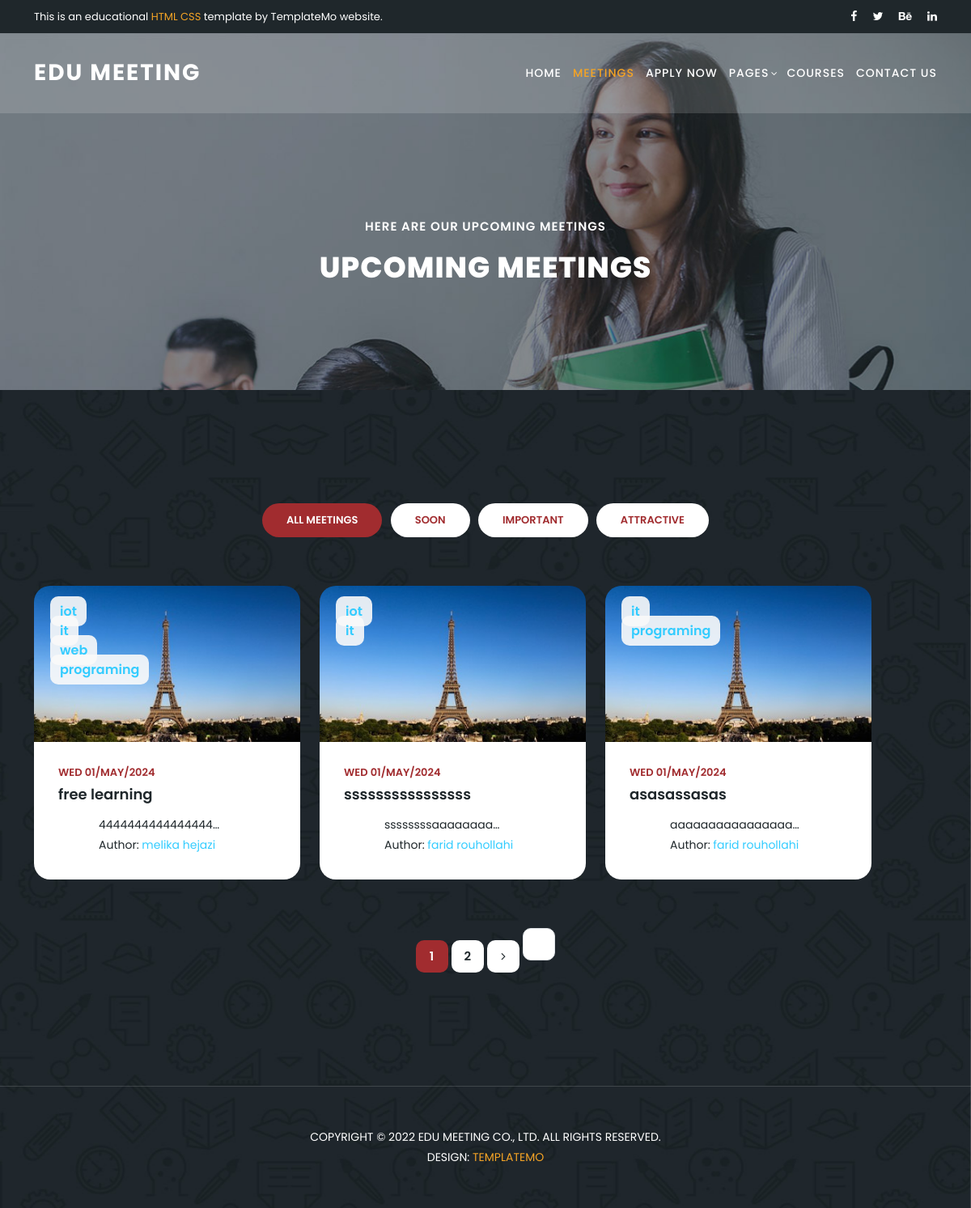
Screenshot of /blog/ with the database file from the repository.
### blog/models.py (models this page shows, shortened)
class Category(models.Model):
    name = models.CharField(max_length=255)

class Post(models.Model):
    image = models.ImageField(upload_to='blog/', default='blog/default.jpg')
    tags = TaggableManager(blank=True)
    category = models.ManyToManyField(Category)
    author = models.ForeignKey(User, on_delete=models.SET_NULL, null=True)
    title = models.CharField(max_length=255)
    content = models.TextField()
    counted_view = models.IntegerField(default=0)
    status = models.BooleanField(default=False)
    created_date = models.DateTimeField(auto_now_add=True)
    updated_date = models.DateTimeField(auto_now=True)
    published_date = models.DateTimeField(null=True)
    like = models.IntegerField(default=0)
    dislike = models.IntegerField(default=0)
    class Meta:
        ordering = ["-created_date"]

### blog/views.py (the view)
# urls.py: path('', home_blog, name='index'),
def home_blog(request, **kwargs):
    posts = Post.objects.filter(
        published_date__lte=timezone.now(), status=1)
    if kwargs.get('cat_name') != None:
        posts = posts.filter(category__name=kwargs['cat_name'])
    elif kwargs.get("author_username") != None:
        posts = posts.filter(author__username=kwargs["author_username"])
    elif kwargs.get('tag_name') != None:
        posts = posts.filter(tags__name__in=[kwargs['tag_name']])
    posts = Paginator(posts, 3)
    try:
        page_number = request.GET.get("page")
        posts = posts.get_page(page_number)
    except PageNotAnInteger:
        posts = posts.get_page(1)
    except EmptyPage:
        posts = posts.get_page(1)
    context = {"posts": posts}
    return render(request, "blog/home.html", context)

### templates/blog/home.html (shortened to what this page needs)
{% load static %}
{% load humanize %}
<!DOCTYPE html>
<html lang="en">
<head>
  <link href="{% static 'vendor/bootstrap/css/bootstrap.min.css' %}" rel="stylesheet">
  <link rel="stylesheet" href="{% static 'assets/css/fontawesome.css' %}">
  <link rel="stylesheet" href="{% static 'assets/css/templatemo-edu-meeting.css' %}">
  <link rel="stylesheet" href="{% static 'assets/css/owl.css' %}">
  <link rel="stylesheet" href="{% static 'assets/css/lightbox.css' %}">
</head>
<body>
  <div class="sub-header">
    <div class="container">
      <div class="row">
        <div class="col-lg-8 col-sm-8">
          <div class="left-content">
            <p>This is an educational <em>HTML CSS</em> template by TemplateMo website.</p>
          </div>
        </div>
        <div class="col-lg-4 col-sm-4">
          <div class="right-icons">
            <ul>
              <li><a href="#"><i class="fa fa-facebook"></i></a></li>
              <li><a href="#"><i class="fa fa-twitter"></i></a></li>
              <li><a href="#"><i class="fa fa-behance"></i></a></li>
              <li><a href="#"><i class="fa fa-linkedin"></i></a></li>
            </ul>
          </div>
        </div>
      </div>
    </div>
  </div>
  <header class="header-area header-sticky">
    <div class="container">
      <div class="row">
        <div class="col-12">
          <nav class="main-nav">
            <a href="{% url 'mysite:index' %}" class="logo">
              Edu Meeting
            </a>
            <ul class="nav">
              <li><a href="{% url 'mysite:index' %}">Home</a></li>
              <li><a href="meetings.html" class="active">Meetings</a></li>
              <li><a href="{% url 'mysite:index' %}">Apply Now</a></li>
              <li class="has-sub">
                <a href="javascript:void(0)">Pages</a>
              </li>
              <li><a href="{% url 'mysite:index' %}">Courses</a></li>
              <li><a href="{% url 'mysite:index' %}">Contact Us</a></li>
            </ul>
          </nav>
        </div>
      </div>
    </div>
  </header>
  <section class="heading-page header-text" id="top">
    <div class="container">
      <div class="row">
        <div class="col-lg-12">
          <h6>Here are our upcoming meetings</h6>
          <h2>Upcoming Meetings</h2>
        </div>
      </div>
    </div>
  </section>
  <section class="meetings-page" id="meetings">
    <div class="container">
      <div class="row">
        <div class="col-lg-12">
          <div class="row">
            <div class="col-lg-12">
              <div class="filters">
                <ul>
                  <li data-filter="*" class="active">All Meetings</li>
                  <li data-filter=".soon">Soon</li>
                  <li data-filter=".imp">Important</li>
                  <li data-filter=".att">Attractive</li>
                </ul>
              </div>
            </div>
            <div class="col-lg-12">
              <div class="row grid">
                {% for post in posts%}
                <div class="col-lg-4 templatemo-item-col all imp">
                  <div class="meeting-item">
                    <div class="thumb">
                      <div class="price">
                        {% for cat in post.category.all %}
                        <span>
                          <a href="{% url 'blog:category' cat_name=cat.name %}">{{cat.name}}</a>
                        </span><br>
                        {% endfor %}
                      </div>
                      <a href="meeting-details.html"><img src="{{post.image.url}}" alt=""></a>
                    </div>
                    <div class="down-content">
                      <div class="date">
                        <h6>{{post.published_date|date:'D d/M/Y'}}</h6>
                      </div><br>
                      <a href="meeting-details.html">
                        <h4>{{post.title}}</h4>
                      </a>
                      <br>
                      {{post.content|safe|truncatechars:20}}
                      <br>
                      Author:
                      <a
                        href="{% url 'blog:author' author_username=post.author.username %}">{{post.author.get_full_name}}</a>
                      <br>
                    </div>
                  </div>
                </div>
                {% endfor %}
              </div>
            </div>
          </div>
          <div class="col-lg-12">
            <div class="pagination">
              <ul>
                {% for i in posts.paginator.page_range %}
                {% if posts.number == i %}
                <li class="active"><a href="#">{{i}}</a></li>
                {% else %}
                <li><a href="?page={{i}}">{{i}}</a></li>
                <li><a href="?page={{i}}"><i class="fa fa-angle-right"></i></a></li>
                {% endif %}
                {% endfor %}
                {% if posts.has_next %}
                <li class="">
                  <a href="?page={{posts.next_page_number}}" class="page-link" aria-label="Next">
                  </a>
                </li>
                {% endif %}
              </ul>
            </div>
          </div>
        </div>
      </div>
    </div>
    <div class="footer">
      <p>Copyright © 2022 Edu Meeting Co., Ltd. All Rights Reserved.
        <br>Design: <a href="https://templatemo.com/page/1" target="_parent" title="website templates">TemplateMo</a>
      </p>
    </div>
  </section>
</body>
</body>
</html>

### rows the page displays
Post: image (placeholder picture), published_date "WED 01/MAY/2024", title "free learning", content "4444444444444444…", author.get_full_name "melika hejazi"
Category: name "iot"
Category: name "it"
Category: name "web"
Category: name "programing"
Post: image (placeholder picture), published_date "WED 01/MAY/2024", title "ssssssssssssssss", content "ssssssssaaaaaaaa…", author.get_full_name "farid rouhollahi"
Post: image (placeholder picture), published_date "WED 01/MAY/2024", title "asasassasas", content "aaaaaaaaaaaaaaaa…", author.get_full_name "farid rouhollahi"

### other values shown
{{ i }} "1"
{{ i }} "2"
